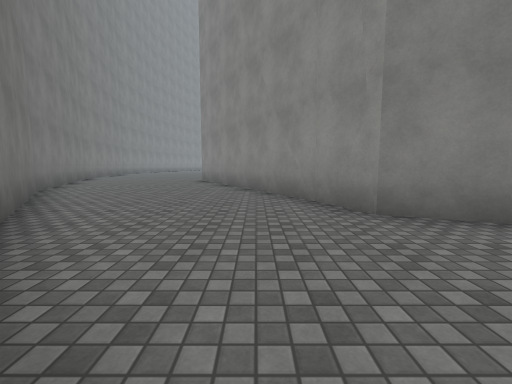
View 1 (above)

22 first-person views from a walk through a scene from a Unity 3-D project. The camera is 1.3 m above the floor, tilts 6° down and sees 90° across. The floor is counted in squares, 2 m on a side. Each view is taken from the middle of a square. On the plan, view 1 faces up. The plan holds only what a view shows up to about 9 squares ahead; the rest is blank. The place goes on beyond the plan. The player is left out. Surface patterns are stand-ins for the level's own textures.

View 2
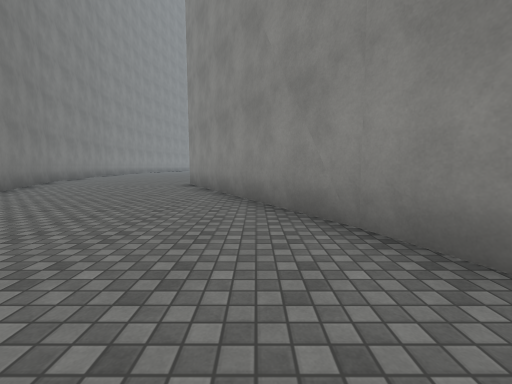

View 3
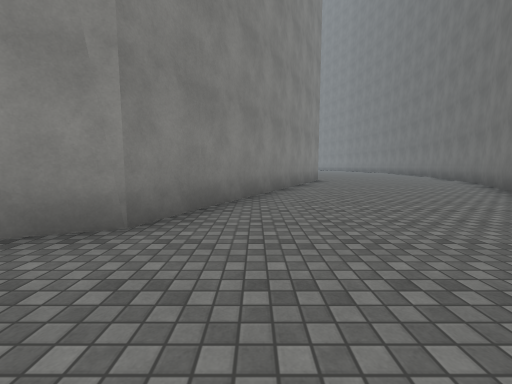

View 4
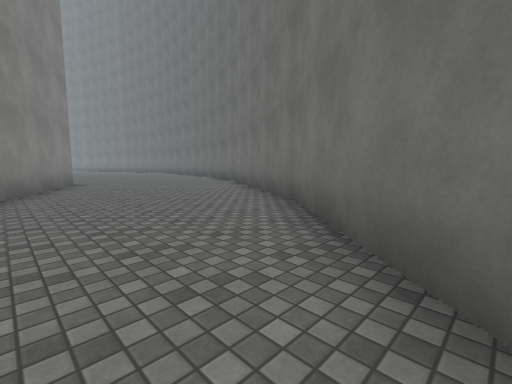

View 5
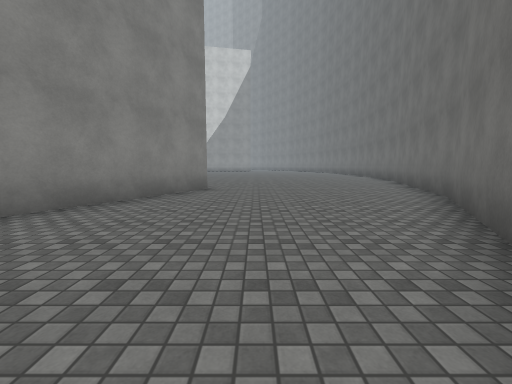

View 6
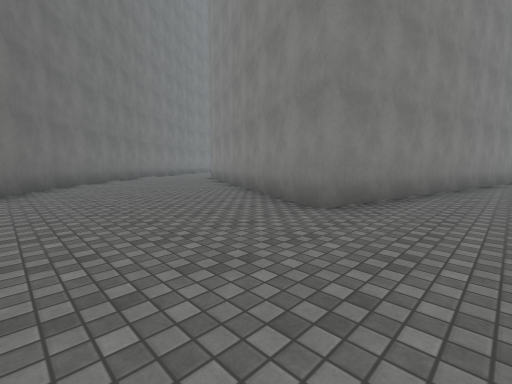

View 7
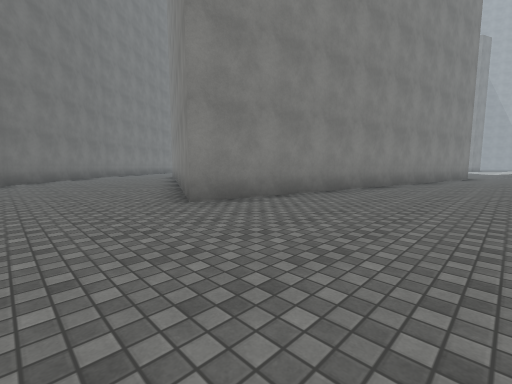

View 8
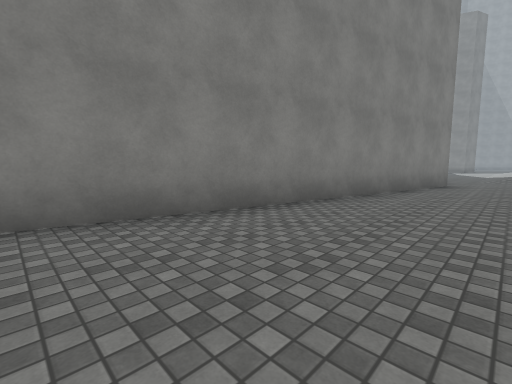

View 9
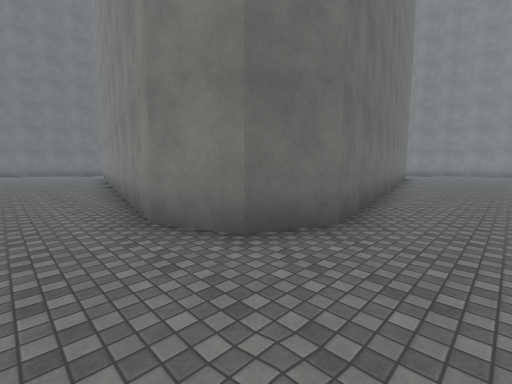

View 10
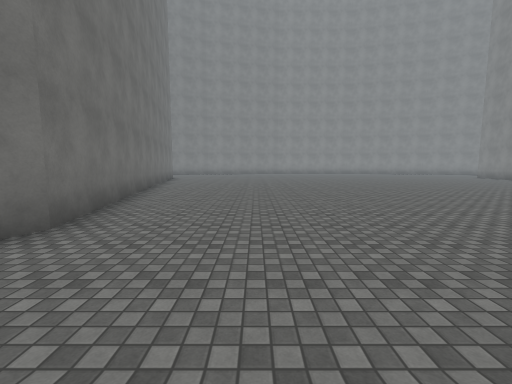

View 11
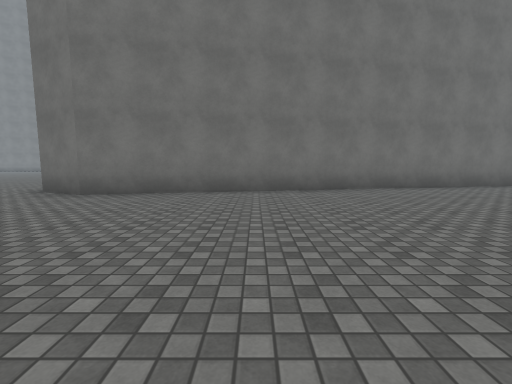

View 12
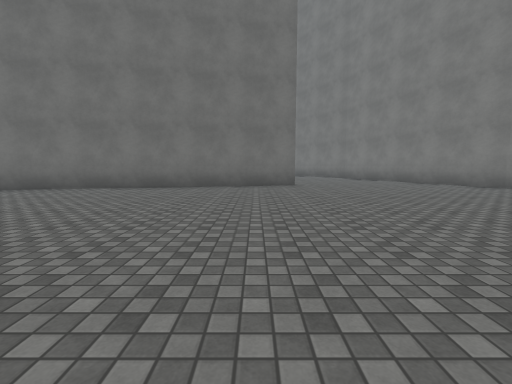

View 13
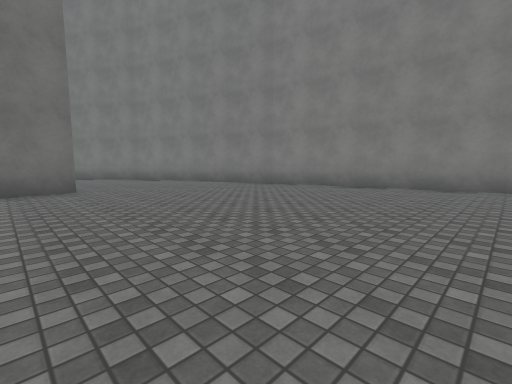

View 14
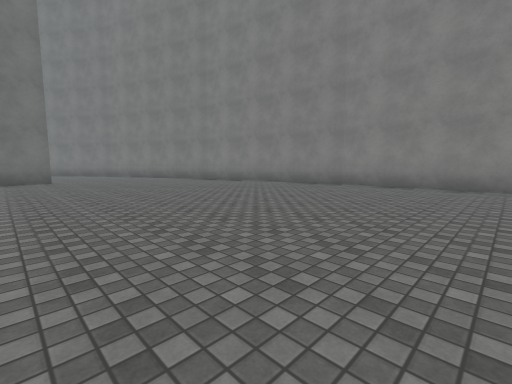

View 15
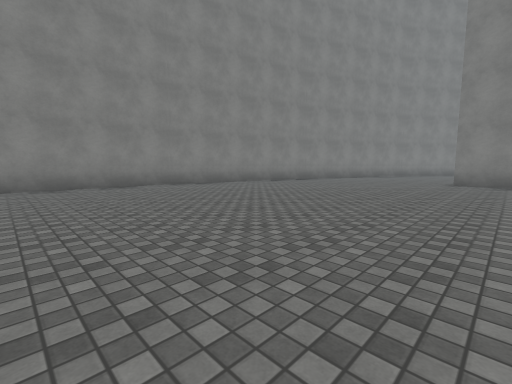

View 16
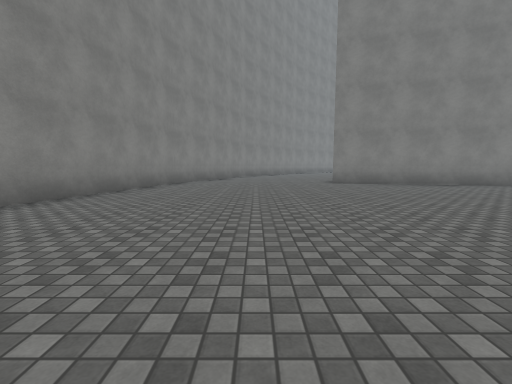

View 17
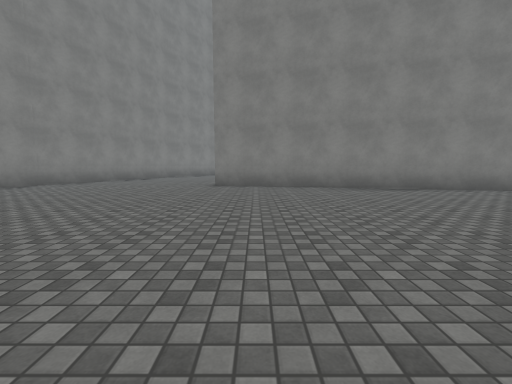

View 18
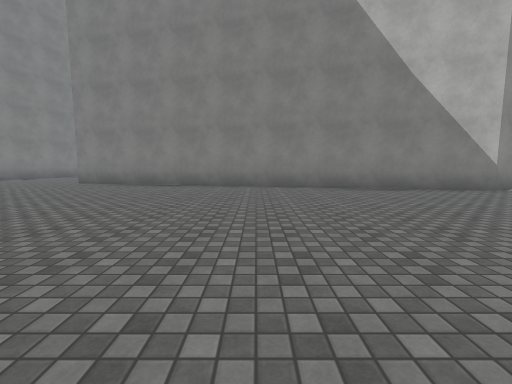

View 19
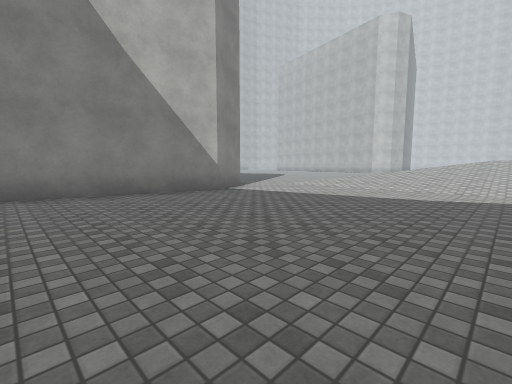

View 20
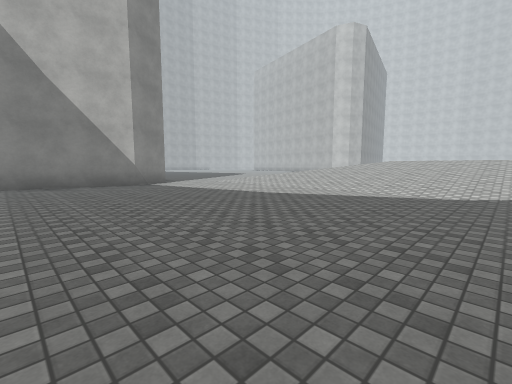

View 21
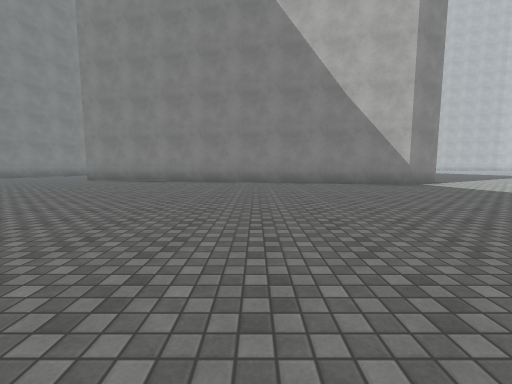

View 22
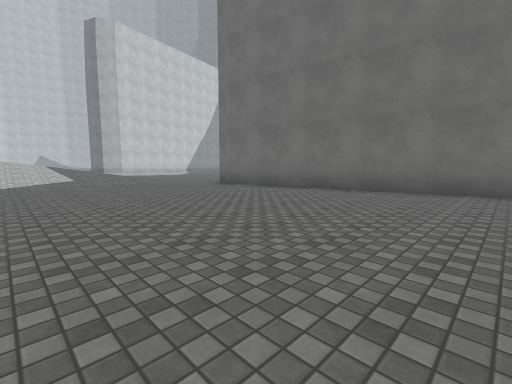

### Floor plan
Points are (right, up) in squares from view 1. A wall is a line through its corners. A room is listed if a view was taken in it or the views show most of it. See-through windows are left out.
Room 1 (views 1, 2, 3, 4, 5, 6, 7, 8, 9, 10, 11, 12, 13, 14, 15, 16, 17, 18, 19, 20, 21, 22)
walls: (-7.9, 12) (-5.4, 6.3) (-2.8, 2.8); (1.1, 4.5) (-2.3, 10.7) (10.9, 13.4) (12.1, 12.9) (12.6, 11.7) (10, -0.7) (1.5, 3.4) (1.1, 4.6); (-9.2, 18) (-7.9, 11.9); (11.4, 28) (10.1, 27.5) (-2.4, 30.1); (0, -0.3) (2.9, -2.8); (-7.9, 30.2) (-9.2, 24.1) (-9.2, 17.9); (-7.5, 31.1) (-7.9, 30); (2.8, -2.8) (8.2, -5.9); (8.1, -5.9) (12.1, -7.2)

Positions as (right, up) in squares from view 1, and headings:
1: (0, 0), facing up
2: (0, 2), facing up
3: (-1, 2), facing right
4: (0, 1), facing down-right
5: (3, -2), facing right
6: (12, -4), facing up-left
7: (14, -3), facing up-left
8: (14, 2), facing up-left
9: (14, 15), facing down-left
10: (14, 16), facing left
11: (7, 19), facing down
12: (-1, 19), facing down
13: (-1, 18), facing down-left
14: (-1, 22), facing down-left
15: (-1, 20), facing up-left
16: (-5, 21), facing up
17: (-1, 22), facing up
18: (4, 21), facing up
19: (6, 22), facing up-right
20: (7, 19), facing up-right
21: (5, 19), facing up
22: (4, 19), facing down-right
